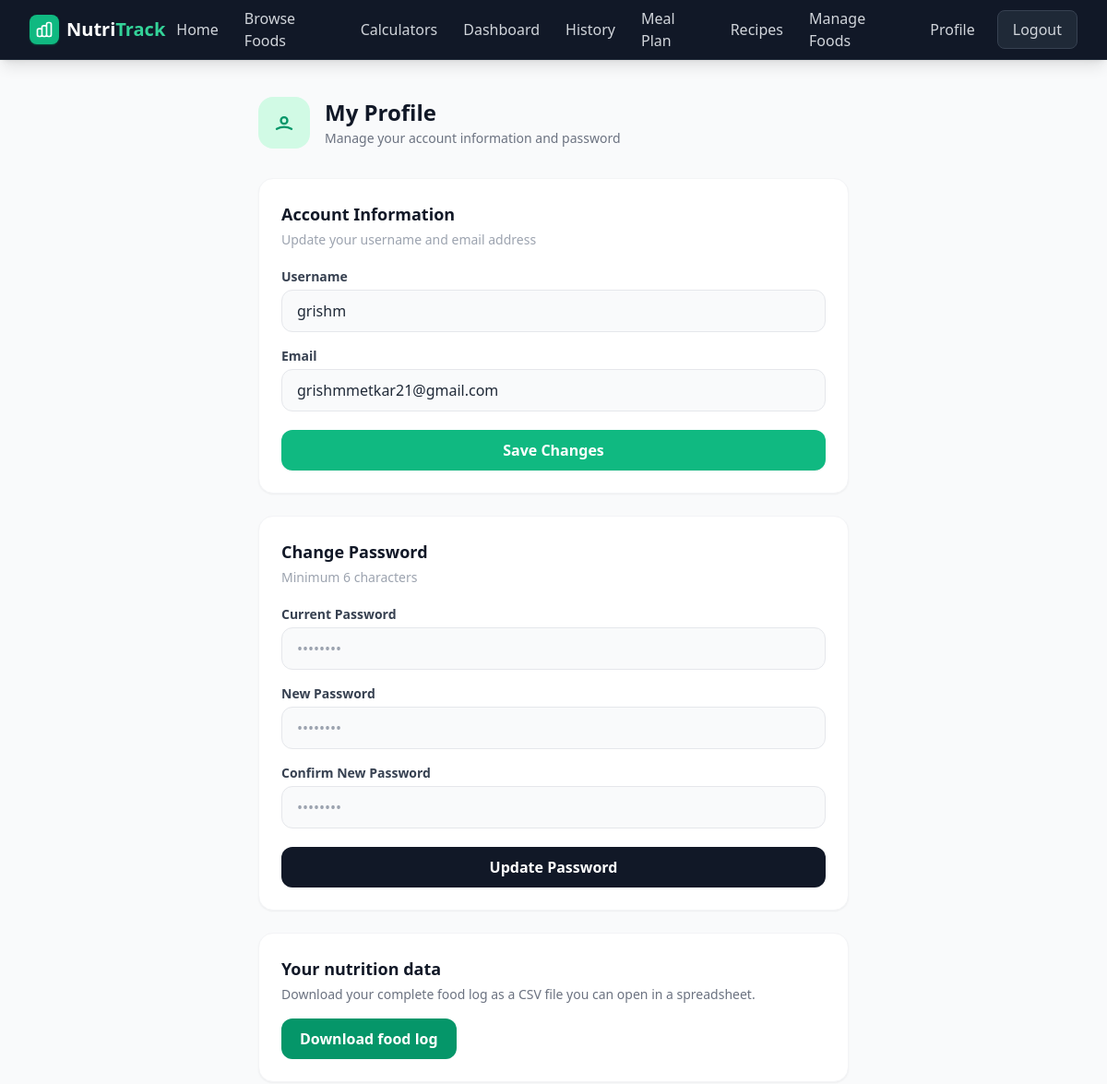
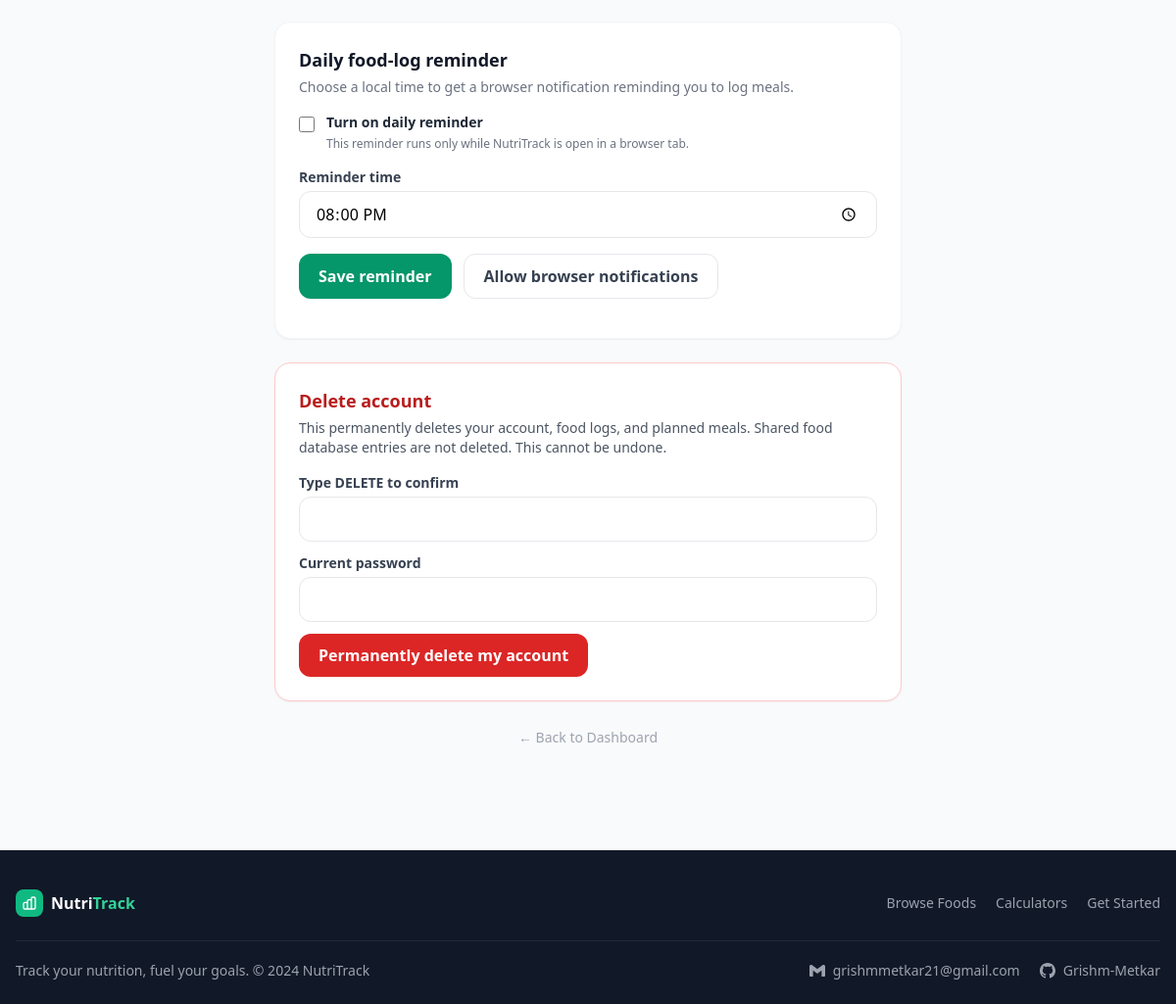
Screenshot of /profile (signed in) with the database file from the repository (2 pictures, top to bottom).
### tables this page shows
CREATE TABLE users (
                id INTEGER PRIMARY KEY AUTOINCREMENT,
                username TEXT UNIQUE NOT NULL,
                email TEXT UNIQUE NOT NULL,
                password TEXT NOT NULL
            , calorie_goal INTEGER DEFAULT 2000, reminder_enabled INTEGER NOT NULL DEFAULT 0, reminder_time TEXT NOT NULL DEFAULT '20:00');

### app.py (the view, shortened to what this page needs)
@app.route("/profile", methods=["GET", "POST"])
@login_required
def profile():
    db = get_db()
    user = db.execute(
        "SELECT id, username, email, reminder_enabled, reminder_time FROM users WHERE id=?",
        [session["user_id"]],
    ).fetchone()
    return render_template("profile.html", user=user)

### app.py (called while the page is built)
def get_db():
    db = getattr(g, "_database", None)
    if db is None:
        db = g._database = sqlite3.connect(DATABASE)
        db.row_factory = sqlite3.Row
    return db

@app.teardown_appcontext
def close_connection(exception):
    db = getattr(g, "_database", None)
    if db is not None:
        db.close()

def login_required(f):
    from functools import wraps
    @wraps(f)
    def decorated(*args, **kwargs):
        if "user_id" not in session:
            flash("Please log in to access this page.", "warning")
            return redirect(url_for("login"))
        return f(*args, **kwargs)
    return decorated

### templates/profile.html (shortened to what this page needs)
{% extends "base.html" %}
{% block content %}
<div class="max-w-2xl mx-auto px-4 py-10">
  <div class="mb-8 flex items-center gap-4">
    <div class="w-14 h-14 rounded-2xl bg-emerald-100 flex items-center justify-center text-emerald-600">
      <svg class="w-7 h-7" fill="none" stroke="currentColor" viewBox="0 0 24 24">
        <path stroke-linecap="round" stroke-linejoin="round" stroke-width="2"
          d="M5.121 17.804A13.937 13.937 0 0112 16c2.5 0 4.847.655 6.879 1.804M15 10a3 3 0 11-6 0 3 3 0 016 0z"/>
      </svg>
    </div>
    <div>
      <h1 class="text-2xl font-extrabold text-gray-900">My Profile</h1>
      <p class="text-gray-500 text-sm mt-0.5">Manage your account information and password</p>
    </div>
  </div>
  <div class="bg-white rounded-2xl shadow-sm border border-gray-100 p-6 mb-6">
    <h2 class="text-lg font-bold text-gray-900 mb-1">Account Information</h2>
    <p class="text-sm text-gray-400 mb-5">Update your username and email address</p>
    <form method="POST" action="/profile" class="space-y-4">
      <div>
        <label class="block text-sm font-semibold text-gray-700 mb-1">Username</label>
        <input
          type="text" name="username" value="{{ user['username'] }}"
          class="w-full border border-gray-200 rounded-xl px-4 py-2.5 focus:outline-none focus:ring-2 focus:ring-emerald-400 text-gray-800 bg-gray-50"
          required maxlength="64"/>
      </div>
      <div>
        <label class="block text-sm font-semibold text-gray-700 mb-1">Email</label>
        <input
          type="email" name="email" value="{{ user['email'] }}"
          class="w-full border border-gray-200 rounded-xl px-4 py-2.5 focus:outline-none focus:ring-2 focus:ring-emerald-400 text-gray-800 bg-gray-50"
          required maxlength="128"/>
      </div>
      <div class="pt-1">
        <button type="submit"
          class="w-full bg-emerald-500 hover:bg-emerald-600 text-white font-semibold py-2.5 rounded-xl transition-colors shadow-sm">
          Save Changes
        </button>
      </div>
    </form>
  </div>
  <div class="bg-white rounded-2xl shadow-sm border border-gray-100 p-6">
    <h2 class="text-lg font-bold text-gray-900 mb-1">Change Password</h2>
    <p class="text-sm text-gray-400 mb-5">Minimum 6 characters</p>
    <form method="POST" action="/profile" class="space-y-4">
      <div>
        <label class="block text-sm font-semibold text-gray-700 mb-1">Current Password</label>
        <input
          type="password" name="current_password"
          class="w-full border border-gray-200 rounded-xl px-4 py-2.5 focus:outline-none focus:ring-2 focus:ring-emerald-400 text-gray-800 bg-gray-50"
          required placeholder="••••••••"/>
      </div>
      <div>
        <label class="block text-sm font-semibold text-gray-700 mb-1">New Password</label>
        <input
          type="password" name="new_password"
          class="w-full border border-gray-200 rounded-xl px-4 py-2.5 focus:outline-none focus:ring-2 focus:ring-emerald-400 text-gray-800 bg-gray-50"
          required placeholder="••••••••" minlength="6"/>
      </div>
      <div>
        <label class="block text-sm font-semibold text-gray-700 mb-1">Confirm New Password</label>
        <input
          type="password" name="confirm_password"
          class="w-full border border-gray-200 rounded-xl px-4 py-2.5 focus:outline-none focus:ring-2 focus:ring-emerald-400 text-gray-800 bg-gray-50"
          required placeholder="••••••••" minlength="6"/>
      </div>
      <div class="pt-1">
        <button type="submit"
          class="w-full bg-gray-900 hover:bg-gray-800 text-white font-semibold py-2.5 rounded-xl transition-colors">
          Update Password
        </button>
      </div>
    </form>
  </div>
  <div class="bg-white rounded-2xl shadow-sm border border-gray-100 p-6 mt-6">
    <h2 class="text-lg font-bold text-gray-900 mb-1">Your nutrition data</h2>
    <p class="text-sm text-gray-500 mb-4">Download your complete food log as a CSV file you can open in a spreadsheet.</p>
    <a href="{{ url_for('export_food_log') }}" class="inline-flex items-center justify-center rounded-xl bg-emerald-600 hover:bg-emerald-700 text-white font-semibold px-5 py-2.5 transition-colors">
      Download food log
    </a>
  </div>
  <div class="bg-white rounded-2xl shadow-sm border border-gray-100 p-6 mt-6">
    <h2 class="text-lg font-bold text-gray-900 mb-1">Daily food-log reminder</h2>
    <p class="text-sm text-gray-500 mb-4">Choose a local time to get a browser notification reminding you to log meals.</p>
    <form method="POST" action="{{ url_for('profile') }}" class="space-y-4">
      <label class="flex items-start gap-3">
        <input type="checkbox" name="reminder_enabled" value="1" {% if user['reminder_enabled'] %}checked{% endif %}
          class="mt-1 h-4 w-4 rounded border-gray-300 text-emerald-600 focus:ring-emerald-500"/>
        <span>
          <span class="block text-sm font-semibold text-gray-800">Turn on daily reminder</span>
          <span class="block text-xs text-gray-500 mt-1">This reminder runs only while NutriTrack is open in a browser tab.</span>
        </span>
      </label>
      <div>
        <label for="reminder-time" class="block text-sm font-semibold text-gray-700 mb-1">Reminder time</label>
        <input id="reminder-time" type="time" name="reminder_time" value="{{ user['reminder_time'] or '20:00' }}" required
          class="w-full border border-gray-200 rounded-xl px-4 py-2.5 focus:outline-none focus:ring-2 focus:ring-emerald-400"/>
      </div>
      <div class="flex flex-wrap gap-3">
        <button type="submit" class="rounded-xl bg-emerald-600 hover:bg-emerald-700 text-white font-semibold px-5 py-2.5">Save reminder</button>
        <button id="enable-reminder-notifications" type="button" class="rounded-xl border border-gray-200 hover:border-emerald-300 text-gray-700 font-semibold px-5 py-2.5">Allow browser notifications</button>
      </div>
    </form>
  </div>
  <div class="bg-white rounded-2xl shadow-sm border border-red-200 p-6 mt-6">
    <h2 class="text-lg font-bold text-red-700 mb-1">Delete account</h2>
    <p class="text-sm text-gray-600 mb-4">
      This permanently deletes your account, food logs, and planned meals. Shared food database entries are not deleted.
      This cannot be undone.
    </p>
    <form method="POST" action="{{ url_for('delete_account') }}" class="space-y-3">
      <div>
        <label for="delete-confirmation" class="block text-sm font-semibold text-gray-700 mb-1">Type DELETE to confirm</label>
        <input id="delete-confirmation" type="text" name="confirmation" autocomplete="off" required
          class="w-full border border-gray-200 rounded-xl px-4 py-2.5 focus:outline-none focus:ring-2 focus:ring-red-300"/>
      </div>
      <div>
        <label for="delete-password" class="block text-sm font-semibold text-gray-700 mb-1">Current password</label>
        <input id="delete-password" type="password" name="password" required autocomplete="current-password"
          class="w-full border border-gray-200 rounded-xl px-4 py-2.5 focus:outline-none focus:ring-2 focus:ring-red-300"/>
      </div>
      <button type="submit" class="rounded-xl bg-red-600 hover:bg-red-700 text-white font-semibold px-5 py-2.5">
        Permanently delete my account
      </button>
    </form>
  </div>
  <div class="mt-6 text-center">
    <a href="/dashboard" class="text-sm text-gray-400 hover:text-emerald-600 transition-colors">
      &larr; Back to Dashboard
    </a>
  </div>
</div>
{% endblock %}

### rows the page displays
users: username "grishm", email "grishmmetkar21@gmail.com", reminder_time "20:00"
